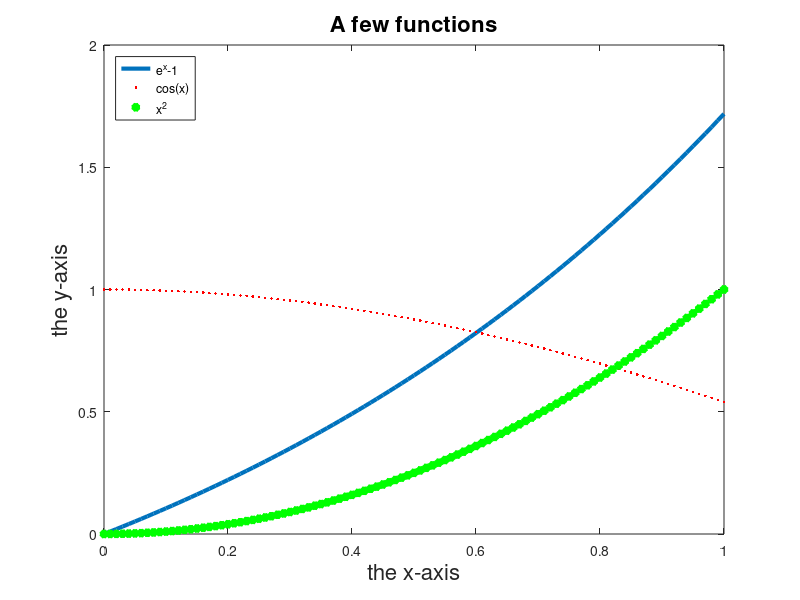

MATLAB code to generate this figure:
% Plotting in matlab;

clear all;
close all;

% x = linspace(0,1,100);
x = [0:0.01:1];
y1 = exp(x) - 1;
% plot(x,y,'-');                 % Graph of a line.
% plot(x,y,'--');                % Graph of a dotted line.
% plot(x,y,'--r','Linewidth',5); % Graph of thick dotted lines.
% hold on;                       % Keeps graph so it isnt overwritten by next plot

% y1 = zeros(size(x));
% plot(x,y1,'Linewidth',5);    % Plots a solid line on the x axis.

y2 = cos(x);
y3 = x.^2;   % '.' means element wise operation.

plot(x,y1,'Linewidth',3); 
hold on; % needs 'hold off;' to stop holding.
plot(x,y2,'.r','Linewidth',3); % '.r' creates a dotted red line (thickness 3)
plot(x,y3,'*g','Linewidth',3); % '*g' creates a *'ed green line (thickness 3)

title('A few functions','Fontsize',16); % (title, fontsize, param for fontsize)

xlabel('the x-axis','Fontsize',16); % labels x axis.
ylabel('the y-axis','Fontsize',16); % labels y axis.

legend('e^x-1','cos(x)','x^2','location','northwest') 
% Creates a legend for each graph in order.